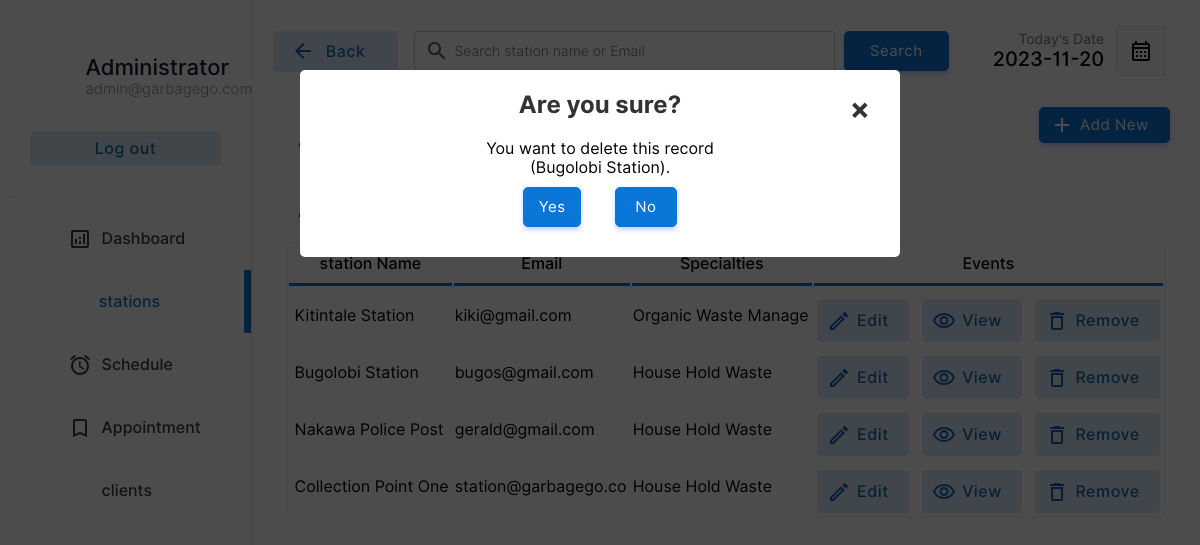
The app's page /station/stations.php?action=drop&id=4&name=Bugolobi Station (signed in) with its own data.
### tables this page shows
CREATE TABLE `station` (
  `docid` int(11) NOT NULL,
  `docemail` varchar(255) DEFAULT NULL,
  `docname` varchar(255) DEFAULT NULL,
  `docpassword` varchar(255) DEFAULT NULL,
  `docnic` varchar(15) DEFAULT NULL,
  `doctel` varchar(15) DEFAULT NULL,
  `specialties` int(2) DEFAULT NULL
);

CREATE TABLE `specialties` (
  `id` int(2) NOT NULL,
  `sname` varchar(50) DEFAULT NULL
);

### station/stations.php (the view, shortened to what the rows shown need)
<!DOCTYPE html>
<html lang="en">
<head>
    <link rel="stylesheet" href="../css/animations.css">
    <link rel="stylesheet" href="../css/main.css">
    <link rel="stylesheet" href="../css/admin.css">
</head>
<body>
    <?php
    include("../connection.php");
    ?>
        <div class="dash-body">
            <table border="0" width="100%" style=" border-spacing: 0;margin:0;padding:0;margin-top:25px; ">
                <?php
                    if($_POST){
                        $keyword=$_POST["search"];
                        $sqlmain= "select * from station where docemail='$keyword' or docname='$keyword' or docname like '$keyword%' or docname like '%$keyword' or docname like '%$keyword%'";
                    }else{
                        $sqlmain= "select * from station order by docid desc";
                    }
                ?>
                <tr>
                   <td colspan="4">
                       <center>
                        <div class="abc scroll">
                        <table width="93%" class="sub-table scrolldown" border="0">
                        <thead>
                        <tr>
                                <th class="table-headin">
                                station Name
                                </th>
                                <th class="table-headin">
                                    Email
                                </th>
                                <th class="table-headin">
                                    Specialties
                                </th>
                                <th class="table-headin">
                                    Events
                                </tr>
                        </thead>
                        <tbody>
                            <?php
                                $result= $database->query($sqlmain);
                                if($result->num_rows==0){
                                    echo '<tr>
                                    <td colspan="4">
                                    <br><br><br><br>
                                    <center>
                                    <img src="../img/notfound.svg" width="25%">
                                    <br>
                                    <p class="heading-main12" style="margin-left: 45px;font-size:20px;color:rgb(49, 49, 49)">We  couldnt find anything related to your keywords !</p>
                                    <a class="non-style-link" href="stations.php"><button  class="login-btn btn-primary-soft btn"  style="display: flex;justify-content: center;align-items: center;margin-left:20px;">&nbsp; Show all stations &nbsp;</font></button>
                                    </a>
                                    </center>
                                    <br><br><br><br>
                                    </td>
                                    </tr>';
                                }
                                else{
                                for ( $x=0; $x<$result->num_rows;$x++){
                                    $row=$result->fetch_assoc();
                                    $docid=$row["docid"];
                                    $name=$row["docname"];
                                    $email=$row["docemail"];
                                    $spe=$row["specialties"];
                                    $spcil_res= $database->query("select sname from specialties where id='$spe'");
                                    $spcil_array= $spcil_res->fetch_assoc();
                                    $spcil_name=$spcil_array["sname"];
                                    echo '<tr>
                                        <td> &nbsp;'.
                                        substr($name,0,30)
                                        .'</td>
                                        <td>
                                        '.substr($email,0,20).'
                                        </td>
                                        <td>
                                            '.substr($spcil_name,0,20).'
                                        </td>
                                        <td>
                                        <div style="display:flex;justify-content: center;">
                                        <a href="?action=edit&id='.$docid.'&error=0" class="non-style-link"><button  class="btn-primary-soft btn button-icon btn-edit"  style="padding-left: 40px;padding-top: 12px;padding-bottom: 12px;margin-top: 10px;"><font class="tn-in-text">Edit</font></button></a>
                                        &nbsp;&nbsp;&nbsp;
                                        <a href="?action=view&id='.$docid.'" class="non-style-link"><button  class="btn-primary-soft btn button-icon btn-view"  style="padding-left: 40px;padding-top: 12px;padding-bottom: 12px;margin-top: 10px;"><font class="tn-in-text">View</font></button></a>
                                       &nbsp;&nbsp;&nbsp;
                                       <a href="?action=drop&id='.$docid.'&name='.$name.'" class="non-style-link"><button  class="btn-primary-soft btn button-icon btn-delete"  style="padding-left: 40px;padding-top: 12px;padding-bottom: 12px;margin-top: 10px;"><font class="tn-in-text">Remove</font></button></a>
                                        </div>
                                        </td>
                                    </tr>';
                                }
                            }
                            ?>
                            </tbody>
                        </table>
                        </div>
                        </center>
                   </td>
                </tr>
            </table>
        </div>
    <?php
    if($_GET){
        $id=$_GET["id"];
        $action=$_GET["action"];
        if($action=='drop'){
            $nameget=$_GET["name"];
            echo '
            <div id="popup1" class="overlay">
                    <div class="popup">
                    <center>
                        <h2>Are you sure?</h2>
                        <a class="close" href="stations.php">&times;</a>
                        <div class="content">
                            You want to delete this record<br>('.substr($nameget,0,40).').
                        </div>
                        <div style="display: flex;justify-content: center;">
                        <a href="delete-station.php?id='.$id.'" class="non-style-link"><button  class="btn-primary btn"  style="display: flex;justify-content: center;align-items: center;margin:10px;padding:10px;"<font class="tn-in-text">&nbsp;Yes&nbsp;</font></button></a>&nbsp;&nbsp;&nbsp;
                        <a href="stations.php" class="non-style-link"><button  class="btn-primary btn"  style="display: flex;justify-content: center;align-items: center;margin:10px;padding:10px;"><font class="tn-in-text">&nbsp;&nbsp;No&nbsp;&nbsp;</font></button></a>
                        </div>
                    </center>
            </div>
            </div>
            ';
        }elseif($action=='edit'){
            $sqlmain= "select * from station where docid='$id'";
            $result= $database->query($sqlmain);
            $row=$result->fetch_assoc();
            $name=$row["docname"];
            $email=$row["docemail"];
            $spe=$row["specialties"];
            $spcil_res= $database->query("select sname from specialties where id='$spe'");
            $spcil_array= $spcil_res->fetch_assoc();
            $spcil_name=$spcil_array["sname"];
            $nic=$row['docnic'];
            $tele=$row['doctel'];
            $error_1=$_GET["error"];
                $errorlist= array(
                    '1'=>'<label for="promter" class="form-label" style="color:rgb(255, 62, 62);text-align:center;">Already have an account for this Email address.</label>',
                    '2'=>'<label for="promter" class="form-label" style="color:rgb(255, 62, 62);text-align:center;">Password Conformation Error! Reconform Password</label>',
                    '3'=>'<label for="promter" class="form-label" style="color:rgb(255, 62, 62);text-align:center;"></label>',
                    '4'=>"",
                    '0'=>'',
                );
            if($error_1!='4'){
                    echo '
                    <div id="popup1" class="overlay">
                            <div class="popup">
                            <center>
                                <a class="close" href="stations.php">&times;</a>
                                <div style="display: flex;justify-content: center;">
                                <div class="abc">
                                <table width="80%" class="sub-table scrolldown add-doc-form-container" border="0">
                                <tr>
                                        <td class="label-td" colspan="2">'.
                                            $errorlist[$error_1]
                                        .'</td>
                                    </tr>
                                    <tr>
                                        <td>
                                            <p style="padding: 0;margin: 0;text-align: left;font-size: 25px;font-weight: 500;">Edit station Details.</p>
                                        station ID : '.$id.' (Auto Generated)<br><br>
                                        </td>
                                    </tr>
                                    <tr>
                                        <td class="label-td" colspan="2">
                                            <form action="edit-doc.php" method="POST" class="add-new-form">
                                            <label for="Email" class="form-label">Email: </label>
                                            <input type="hidden" value="'.$id.'" name="id00">
                                        </td>
                                    </tr>
                                    <tr>
                                        <td class="label-td" colspan="2">
                                        <input type="email" name="email" class="input-text" placeholder="Email Address" value="'.$email.'" required><br>
                                        </td>
                                    </tr>
                                    <tr>
                                        <td class="label-td" colspan="2">
                                            <label for="name" class="form-label">Name: </label>
                                        </td>
                                    </tr>
                                    <tr>
                                        <td class="label-td" colspan="2">
                                            <input type="text" name="name" class="input-text" placeholder="station Name" value="'.$name.'" required><br>
                                        </td>
                                    </tr>
                                    <tr>
                                        <td class="label-td" colspan="2">
                                            <label for="nic" class="form-label">NIC: </label>
                                        </td>
                                    </tr>
                                    <tr>
                                        <td class="label-td" colspan="2">
                                            <input type="text" name="nic" class="input-text" placeholder="NIC Number" value="'.$nic.'" required><br>
                                        </td>
                                    </tr>
                                    <tr>
                                        <td class="label-td" colspan="2">
                                            <label for="Tele" class="form-label">Telephone: </label>
                                        </td>
                                    </tr>
                                    <tr>
                                        <td class="label-td" colspan="2">
                                            <input type="tel" name="Tele" class="input-text" placeholder="Telephone Number" value="'.$tele.'" required><br>
                                        </td>
                                    </tr>
                                    <tr>
                                        <td class="label-td" colspan="2">
                                            <label for="spec" class="form-label">Choose specialties: (Current'.$spcil_name.')</label>
                                        </td>
                                    </tr>
                                    <tr>
                                        <td class="label-td" colspan="2">
                                            <select name="spec" id="" class="box">';
                                                $list11 = $database->query("select  * from  specialties;");
                                                for ($y=0;$y<$list11->num_rows;$y++){
                                                    $row00=$list11->fetch_assoc();
                                                    $sn=$row00["sname"];
                                                    $id00=$row00["id"];
                                                    echo "<option value=".$id00.">$sn</option><br/>";
                                                };
                                echo     '       </select><br><br>
                                        </td>
                                    </tr>
                                    <tr>
                                        <td class="label-td" colspan="2">
                                            <label for="password" class="form-label">Password: </label>
                                        </td>
                                    </tr>
                                    <tr>
                                        <td class="label-td" colspan="2">
                                            <input type="password" name="password" class="input-text" placeholder="Defind a Password" required><br>
                                        </td>
                                    </tr><tr>
                                        <td class="label-td" colspan="2">
                                            <label for="cpassword" class="form-label">Conform Password: </label>
                                        </td>
                                    </tr>
                                    <tr>
                                        <td class="label-td" colspan="2">
                                            <input type="password" name="cpassword" class="input-text" placeholder="Conform Password" required><br>
                                        </td>
                                    </tr>
                                    <tr>
                                        <td colspan="2">
                                            <input type="reset" value="Reset" class="login-btn btn-primary-soft btn" >&nbsp;&nbsp;&nbsp;&nbsp;&nbsp;
                                            <input type="submit" value="Save" class="login-btn btn-primary btn">
                                        </td>
                                    </tr>
                                    </form>
                                    </tr>
                                </table>
                                </div>
                                </div>
                            </center>
                            <br><br>
                    </div>
                    </div>
                    ';
        }; };
    };
?>
</body>
</html>

### records on screen
station: docname "Kitintale Station", docemail "kiki@gmail.com", specialties.sname "Organic Waste Manage"
station: docname "Bugolobi Station", docemail "bugos@gmail.com", specialties.sname "House Hold Waste"
station: docname "Nakawa Police Post", docemail "gerald@gmail.com", specialties.sname "House Hold Waste"
station: docname "Collection Point One", docemail "station@garbagego.co", specialties.sname "House Hold Waste"

### other values on screen
substr($nameget,0,40) "Bugolobi Station"
